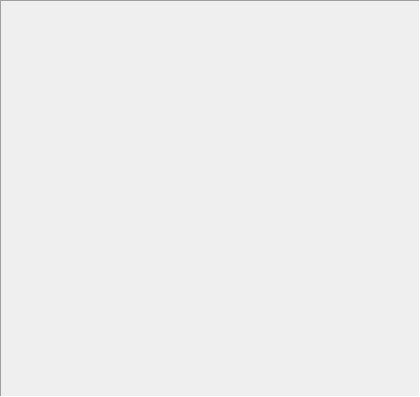
<?xml version="1.0" encoding="UTF-8"?>
<ui version="4.0">
 <class>CustomFilelist</class>
 <widget class="QFrame" name="CustomFilelist">
  <property name="geometry">
   <rect>
    <x>0</x>
    <y>0</y>
    <width>420</width>
    <height>397</height>
   </rect>
  </property>
  <property name="minimumSize">
   <size>
    <width>300</width>
    <height>360</height>
   </size>
  </property>
  <property name="windowTitle">
   <string>File List</string>
  </property>
  <layout class="QGridLayout" name="gridLayout">
   <property name="margin">
    <number>0</number>
   </property>
   <property name="spacing">
    <number>0</number>
   </property>
   <item row="0" column="0">
    <widget class="FileListBox" name="fileListBox">
     <property name="sizePolicy">
      <sizepolicy hsizetype="Preferred" vsizetype="MinimumExpanding">
       <horstretch>0</horstretch>
       <verstretch>0</verstretch>
      </sizepolicy>
     </property>
     <property name="frameShape">
      <enum>QFrame::Panel</enum>
     </property>
     <property name="frameShadow">
      <enum>QFrame::Sunken</enum>
     </property>
    </widget>
   </item>
  </layout>
 </widget>
 <customwidgets>
  <customwidget>
   <class>FileListBox</class>
   <extends>QFrame</extends>
   <header location="global">../src/customfilelist.h</header>
   <container>1</container>
  </customwidget>
 </customwidgets>
 <resources/>
 <connections/>
</ui>
